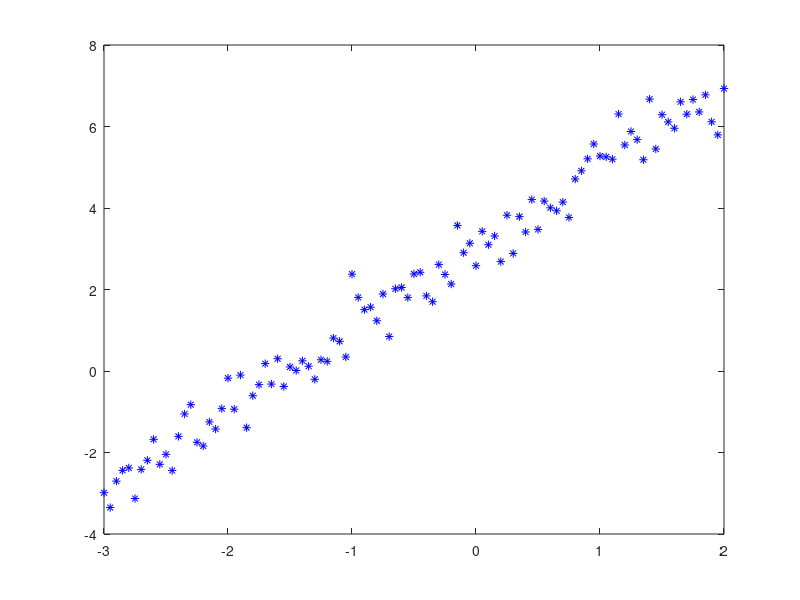

Here is the MATLAB script that generated this plot:
clear;
clc;
close all;

an = 2;
bn = 3;
x = -3:0.05:2;
x = x';
nx = length(x);
yb = an*x +bn + 0.5*randn(nx,1);
figure(1);
plot(x,yb,'*b')

eta = input('eta: ');
sumx2 = sum(x.*x);       sumx = sum(x);
sumxyb = sum(x.*yb);   sumyb = sum(yb);
a = 3;
b = -1;
niter = 1000;
Jold = 1e10;
for k = 1:niter
     aa(k,1) = a;
     bb(k,1) = b;
     iter(k,1) = k;
     y = a*x + b;
     J = 0.5*(sum(y -yb).^2)/nx;
     dJrel = sqrt(abs(J - Jold)/Jold);
     if(dJrel < 0.01)
         break;
     end
     dJda = a*sumx2 + b*sumx - sumxyb;
     dJdb = a*sumx + b*nx - sumyb;
     a = a - eta*dJda/nx;
     b = b - eta*dJdb/nx;
     Jold = J;
end

y = a*x + b;
figure(1);
plot(x,yb,'*b',x,y,'-r');
figure(2);
subplot(2,1,1); plot(iter,aa,'ob');
subplot(2,1,2); plot(iter,bb,'ob');

[ an a 
  bn b ]
